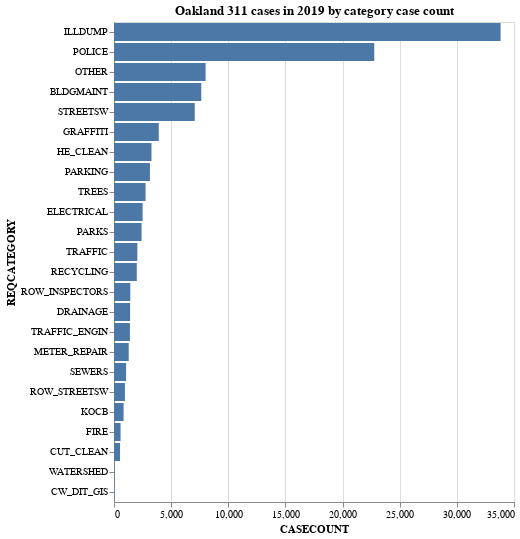

This figure's notebook cell:
### Markdown cell above
Looking good, but I want to sort the chart in descending order. Again following the below notes from class based on the Berkeley data, I can follow the same steps to create a custom Y encoding:

>```python
>alt.Chart(category_counts_2019).mark_bar().encode(
    x='Case_Count',
    y=alt.Y('Request_Category', sort='-x')
).properties(
    title='Berkeley 311 cases in 2019'
)
>```

>Basically, you have to create a custom Y encoding with the format: `alt.Y('column_name', sort='-x')`. `-x` means the inverse of the x-axis, in this case. This is not intuitive, I think — it's just something you'd have to look up in the documentation.

### Code cell
alt.Chart(category_counts_2019).mark_bar().encode(
    x='CASECOUNT',
    y=alt.Y('REQCATEGORY', sort='-x')
).properties(
    title='Oakland 311 cases in 2019 by category case count'
)

### Figure 1 — Vega-Lite specification as saved in the notebook (floating-point values rounded to 4 significant figures)
{"config": {"view": {"continuousWidth": 400, "continuousHeight": 300}}, "data": {"name": "data-e064d8e53d1c5f3015029e24e4aeb40d"}, "mark": "bar", "encoding": {"x": {"type": "quantitative", "field": "CASECOUNT"}, "y": {"type": "nominal", "field": "REQCATEGORY", "sort": "-x"}}, "title": "Oakland 311 cases in 2019 by category case count", "$schema": "https://vega.github.io/schema/vega-lite/v4.8.1.json", "datasets": {"data-e064d8e53d1c5f3015029e24e4aeb40d": [{"REQCATEGORY": "ILLDUMP", "CASECOUNT": 33826}, {"REQCATEGORY": "POLICE", "CASECOUNT": 22773}, {"REQCATEGORY": "OTHER", "CASECOUNT": 8016}, {"REQCATEGORY": "BLDGMAINT", "CASECOUNT": 7638}, {"REQCATEGORY": "STREETSW", "CASECOUNT": 7064}, {"REQCATEGORY": "GRAFFITI", "CASECOUNT": 3918}, {"REQCATEGORY": "HE_CLEAN", "CASECOUNT": 3281}, {"REQCATEGORY": "PARKING", "CASECOUNT": 3145}, {"REQCATEGORY": "TREES", "CASECOUNT": 2761}, {"REQCATEGORY": "ELECTRICAL", "CASECOUNT": 2504}, {"REQCATEGORY": "PARKS", "CASECOUNT": 2410}, {"REQCATEGORY": "TRAFFIC", "CASECOUNT": 2045}, {"REQCATEGORY": "RECYCLING", "CASECOUNT": 1993}, {"REQCATEGORY": "ROW_INSPECTORS", "CASECOUNT": 1426}, {"REQCATEGORY": "DRAINAGE", "CASECOUNT": 1409}, {"REQCATEGORY": "TRAFFIC_ENGIN", "CASECOUNT": 1394}, {"REQCATEGORY": "METER_REPAIR", "CASECOUNT": 1289}, {"REQCATEGORY": "SEWERS", "CASECOUNT": 1058}, {"REQCATEGORY": "ROW_STREETSW", "CASECOUNT": 957}, {"REQCATEGORY": "KOCB", "CASECOUNT": 839}, {"REQCATEGORY": "FIRE", "CASECOUNT": 574}, {"REQCATEGORY": "CUT_CLEAN", "CASECOUNT": 529}, {"REQCATEGORY": "WATERSHED", "CASECOUNT": 34}, {"REQCATEGORY": "CW_DIT_GIS", "CASECOUNT": 28}]}}
